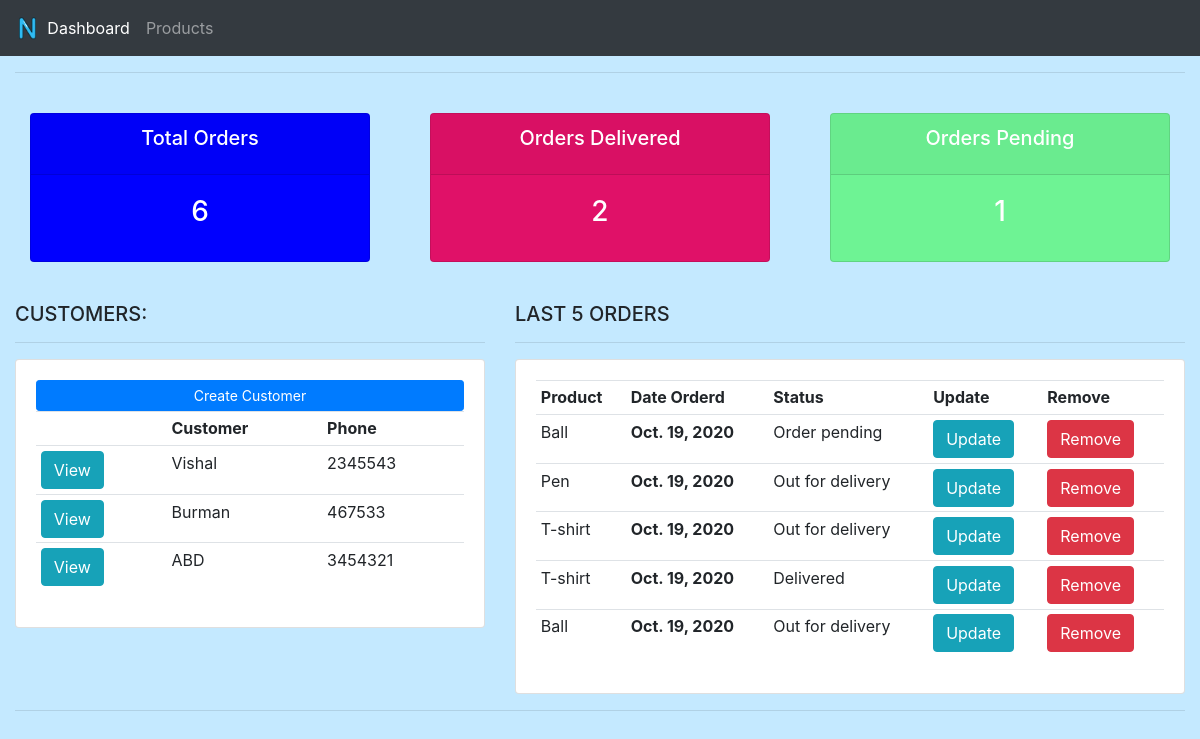
The page / on the database its author committed.
### accounts/models.py (models this page shows, shortened)
class Customer(models.Model):
    name = models.CharField(max_length=200)
    phone = models.IntegerField()
    email = models.EmailField(max_length=200)
    date_created = models.DateField(auto_now_add=True)

class Order(models.Model):
    customer=models.ForeignKey(Customer,on_delete=models.SET_DEFAULT,default='')
    product=models.ForeignKey(Product,on_delete=models.SET_DEFAULT,default='',null=True)
    STATUS = (('Order pending', 'Order Pending'), ('Out for delivery',
                                                   'Out for delivery'), ('Delivered', 'Delivered'))
    date_created =  models.DateField(auto_now_add=True)
    status = models.CharField(max_length=200, choices=STATUS)

class Product(models.Model):
    CATEGORY = (('Indoor', 'Indoor'), ('Outdoor', 'Outdoor'))
    name = models.CharField(max_length=200,null=True)
    price = models.FloatField(max_length=10)
    category = models.CharField(max_length=200, choices=CATEGORY)
    description = models.CharField(max_length=200)
    date_created = models.DateField(auto_now_add=True)
    tag = models.ManyToManyField(Tag)
    def __str__(self):
        return self.name

### accounts/views.py (the view)
# urls.py: path('', views.home,name='home'),
def home(request):
    customers=Customer.objects.all()
    orders=Order.objects.all().order_by('-date_created')[:5]
    total_orders = Order.objects.all().count()
    delivered = Order.objects.filter(status='Delivered').count()
    pending_orders = Order.objects.filter(status='Order pending').count()
    context = {'orders': orders, 'customers': customers, 'total_orders': total_orders, 'delivered': delivered, 'pending_orders': pending_orders}
    return render(request, 'accounts/dashboard.html',context)

### accounts/templates/accounts/dashboard.html
{% extends 'accounts/main.html' %}
{% block content %}
{% include 'accounts/status.html' %}
<br>
<div class="row">
<div class="col-md-5">
    <h5>CUSTOMERS:</h5>
    <hr>
    <div class="card card-body">
        <a class="btn btn-primary  btn-sm btn-block" href="">Create Customer</a>
        <table class="table table-sm">
            <tr>
                <th></th>
                <th>Customer</th>
                <th>Phone</th>
            </tr>
            {% for customer in customers %}
            <tr>
                <td><a href="{% url 'customer' customer.id %}" class="btn btn-info" >View</a></td>
                <td>{{customer.name}}</td>
                <td>{{customer.phone}}</td>
            </tr>
{% endfor %}
        </table>
    </div>
</div>
<div class="col-md-7">
    <h5>LAST 5 ORDERS</h5>
    <hr>
    <div class="card card-body">
        <table class="table table-sm">
            <tr>
                <th>Product</th>
                <th>Date Orderd</th>
                <th>Status</th>
                <th>Update</th>
                <th>Remove</th>
            </tr>
            {% for order in orders %}
                <tr>
                    <td>{{order.product}}</td>
                    <th>{{order.date_created}}</td>
                    <td>{{order.status}}</td>
                    <td><a href="{% url 'updateorder' order.id %}" type="button" class="btn btn-info">Update</a></td>
                    <td><a href="{% url 'deleteorder' order.id %}" type="button" class="btn btn-danger">Remove</a>  </td>
                </tr>
            {% endfor %}
        </table>
    </div>
</div>
</div>
{% endblock %}

### accounts/templates/accounts/main.html (shortened to what this page needs)
{% load static %}
<!DOCTYPE html>
<html lang="en">
<head>
    <link rel="stylesheet" href="https://cdn.jsdelivr.net/npm/bootstrap@4.5.3/dist/css/bootstrap.min.css"
>
        <link rel="stylesheet" href="{% static '/css/main.css' %}">
</head>
<body>
    {% include 'accounts/navbar.html' %}
    <div class="container-fluid">
    <hr>
    {% block content %}{% endblock %}
    <hr>
        </div>
</body>
</html>

### accounts/templates/accounts/navbar.html (shortened to what this page needs)
{% load static %}
<nav class="navbar navbar-expand-lg navbar-dark bg-dark">
    <img src="{% static 'images/n.png' %}" id='img1'>
    <div class="collapse navbar-collapse" id="navbarNav">
        <ul class="navbar-nav">
            <li class="nav-item active">
                <a class="nav-link" href="#">Dashboard</a>
            </li>
            <li class="nav-item">
                <a class="nav-link" href="#">Products</a>
            </li>
        </ul>
    </div>
</nav>

### accounts/templates/accounts/status.html
<br>
<div class="row">
    <div class="col">
        <div class="col-md">
            <div class="card text-center text-white  mb-3" id="total-orders">
                <div class="card-header">
                    <h5 class="card-title">Total Orders</h5>
                </div>
                <div class="card-body">
                    <h3 class="card-title">{{total_orders}}</h3>
                </div>
            </div>
        </div>
    </div>
    <div class="col">
        <div class="col-md">
            <div class="card text-center text-white  mb-3" id="orders-delivered">
                <div class="card-header">
                    <h5 class="card-title">Orders Delivered</h5>
                </div>
                <div class="card-body">
                    <h3 class="card-title">{{delivered}}</h3>
                </div>
            </div>
        </div>
    </div>
    <div class="col">
        <div class="col-md">
            <div class="card text-center text-white  mb-3" id="orders-pending">
                <div class="card-header">
                    <h5 class="card-title">Orders Pending</h5>
                </div>
                <div class="card-body">
                    <h3 class="card-title">{{pending_orders}}</h3>
                </div>
            </div>
        </div>
    </div>
</div>

### static/css/main.css (style rules this page uses)
#img1 { width: 2%; height: 2%; }
body { background-color: rgb(196, 233, 255); }
#total-orders { background-color: blue; }
#orders-delivered { background-color: rgb(224, 17, 104); }
#orders-pending { background-color: rgba(0, 255, 13, 0.438); }

### rows shown on the page
Customer: name "Vishal", phone "2345543"
Customer: name "Burman", phone "467533"
Customer: name "ABD", phone "3454321"
Order: product "Ball", date_created "Oct. 19, 2020", status "Order pending"
Order: product "Pen", date_created "Oct. 19, 2020", status "Out for delivery"
Order: product "T-shirt", date_created "Oct. 19, 2020", status "Out for delivery"
Order: product "T-shirt", date_created "Oct. 19, 2020", status "Delivered"
Order: product "Ball", date_created "Oct. 19, 2020", status "Out for delivery"

### other values the page prints
{{ total_orders }} "6"
{{ delivered }} "2"
{{ pending_orders }} "1"
